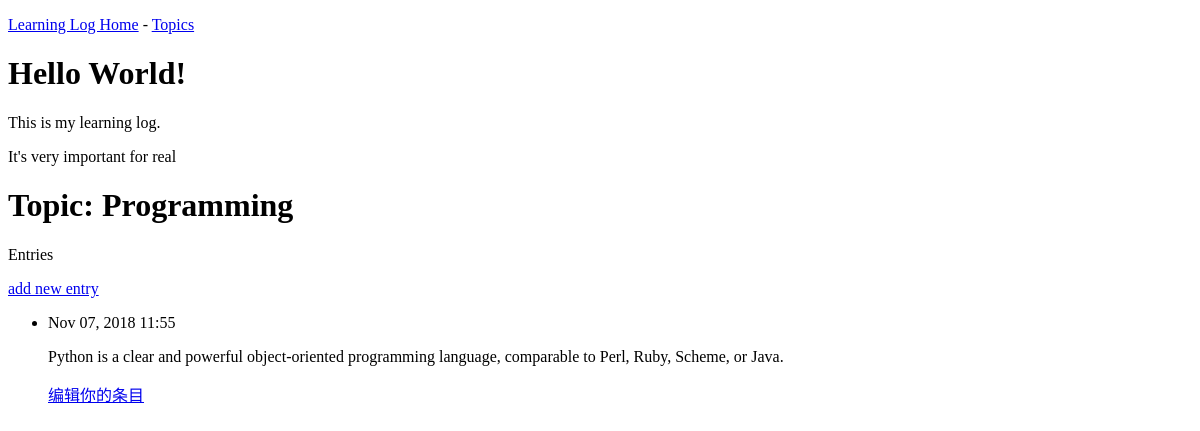
Before: /topics/2/ with the older database file.
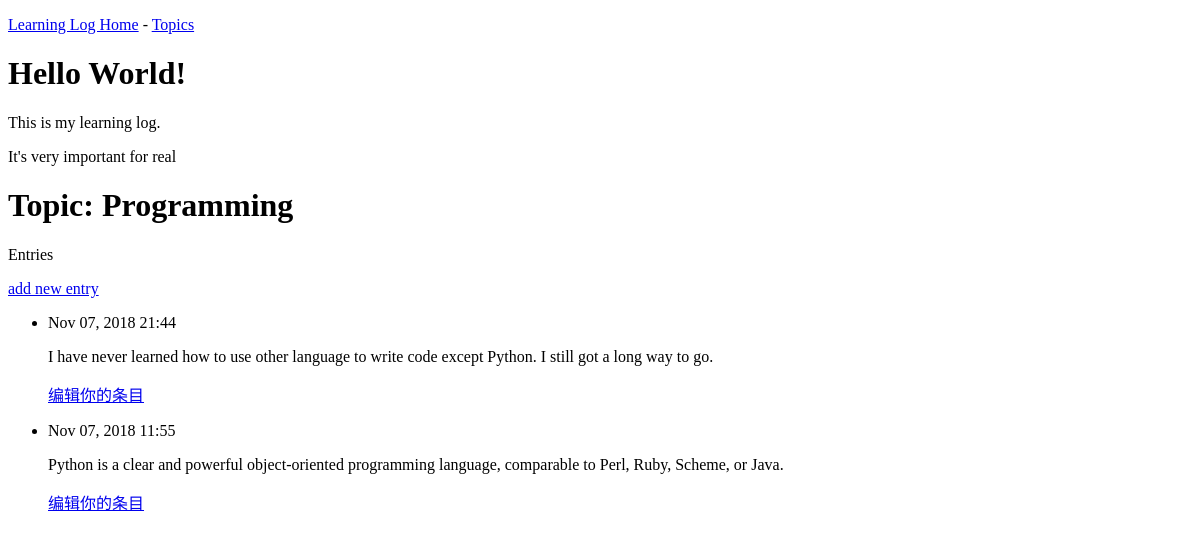
After: the same page with the newer database file.
### learning_logs/models.py (models this page shows, shortened)
class Entry(models.Model):
    topic = models.ForeignKey(Topic,on_delete=models.CASCADE)
    text = models.TextField()
    date_added = models.DateTimeField(auto_now_add=True)
    class Meta:
        verbose_name_plural = 'entries'

### learning_logs/views.py (the view)
# urls.py: url(r'^topics/(?P<topic_id>\d+)/$', views.topic, name='topic'),
def topic(request, topic_id):
    topic = Topic.objects.get(id=topic_id)
    entries = topic.entry_set.order_by('-date_added')
    context = {
        'topic':topic,
        'entries':entries,
    }
    return render(request, 'learning_logs/topic.html', context=context)

### learning_logs/models.py (called while the page is built)
    def __str__(self):
        return self.text

### learning_logs/templates/learning_logs/topic.html
{% extends "learning_logs/base.html" %}
{% block content %}
    <h1>Topic: {{ topic }}</h1>
    <p>Entries</p>
    <p><a href="{% url 'learning_logs:new_entry' topic.id %}">add new entry</a> </p>
    <ul>
        {% for entry in entries %}
            <li>
                <p>{{ entry.date_added|date:'M d, Y H:i' }}</p>
                <p>{{ entry.text|linebreaks }}</p>
                <p>
                    <a href="{% url 'learning_logs:edit_entry' entry.id %}">编辑你的条目</a>
                </p>
            </li>
        {% empty %}
            <li>Oops, 我们还没有任何条目！</li>
        {% endfor %}
    </ul>
{% endblock content %}

Changed rows visible on the page:
added Entry: date_added "Nov 07, 2018 21:44", text "I have never learned how to use other language to write code except Python. I still got a long way to go."
